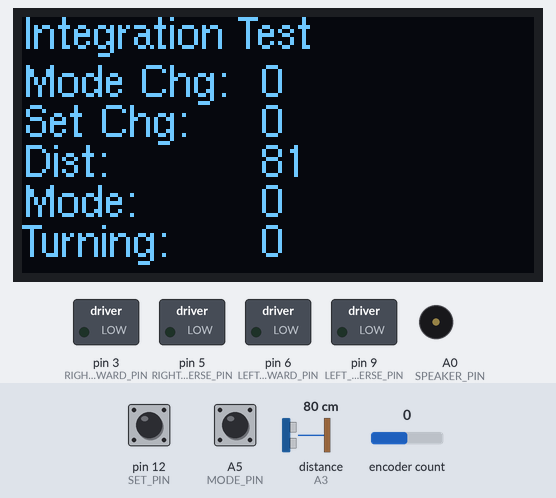
Recording of a sketch running on a simulated Arduino Nano, built with avr-gcc and run on an emulated ATmega328P. On the bench: 128×64 one-colour display, switched loads named in the sketch (green lamp = pin HIGH), buzzer (waves = sounding). The inputs (shaded band) are chosen by the test bench; at power-on: distance to the obstacle (sensor on A3) 80 cm, pin 12 (SET_PIN) HIGH, A5 (MODE_PIN) HIGH, encoder count 0. The echo pulse lasts 58.3 µs per cm.

Above: at 1.2 s.
1.3 s: distance to the obstacle (sensor on A3) set to 14 cm
At 2.3 s:
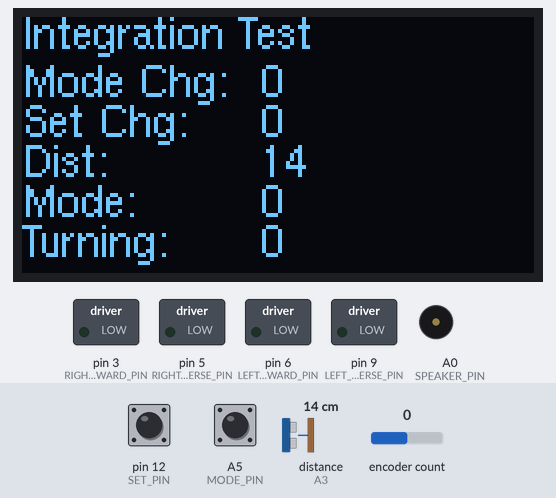
3.4 s: distance to the obstacle (sensor on A3) set to 11 cm
At 4.48 s:
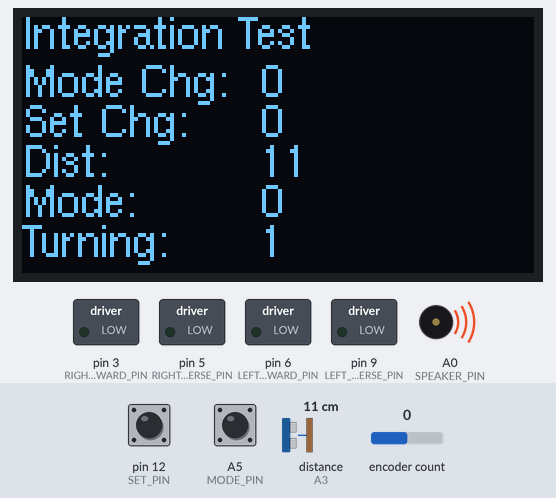
6.7 s: pin 12 (SET_PIN) pulled LOW for 1 s
At 8.44 s:
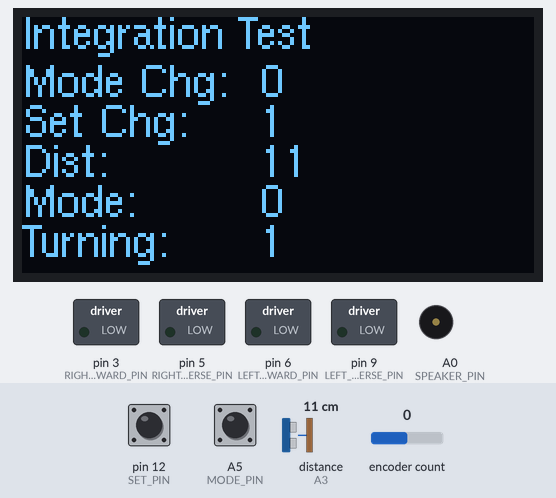
Timing chart, 0 to 14.3 s (numbered marks = the images above; inputs shaded):
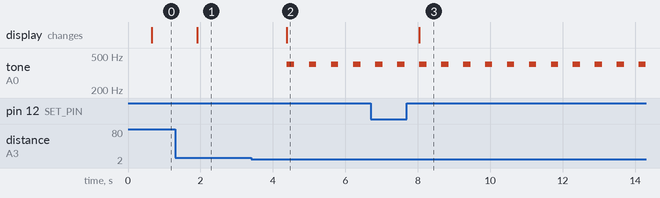

Measured:
- the behaviour switches between 13 and 12 cm on distance to the obstacle (sensor on A3) (found by bisection; images 1 and 2)
- after the input at 1.3 s, the display: changes after 0.61 s (image 1)
- after the input at 3.4 s, tone on A0 (SPEAKER_PIN): alternates 400 Hz for 0.20 s and silent for 0.41 s, starting after 0.99 s; the display: changes after 0.99 s (image 2)
- after the input at 6.7 s, the display: changes after 1.3 s (image 3)

The sketch:

_08-integration-test.ino
```cpp
/*
 * Use this test to verify that all the connections (except the moters) are working.
 * Verity Mode and Set buttons
 * Verify Encoder
 * Verify Ping sensor
 * Verify Speaker
 */
#include <Arduino.h>
//// https://github.com/olikraus/u8g2/wiki
#include <U8g2lib.h>
#include <SPI.h>
#include <NewPing.h>
#include <Encoder.h>
// https://github.com/thomasfredericks/Bounce2
#include <Bounce2.h>


// the mode is running or programming one of the parameters
#define MODE_BUTTON_PIN 2 // momentary push button tied to GNG (interrupt 0)
// when the select button goes low the value of the POT is copied to the variable
#define SELECT_BUTTON_PIN 3 // momentary push button from rotery encoder tied to GNG
// we use just one interrupt pin for good performance
#define ENC_A_PIN 2 // an interrupt pin
#define ENC_B_PIN 4 // not an interrupt pin

// motor pins - they must be on the PWM pins 3,5,6,9
#define RIGHT_FORWARD_PIN 3
#define RIGHT_REVERSE_PIN 5
#define LEFT_FORWARD_PIN 6
#define LEFT_REVERSE_PIN 9

// order on OLED - GND, VCC, SCL, SDA, RDS, DC, CS
#define SCL_PIN 13 // SCL clock - 3rd from bottom
#define SDA_PIN 11 // SDA, Data, MOSI - must be on pin 11 on the Nano
#define RDS_PIN 10 // reset
#define DC_PIN 7 // DC moved from pin 9 which is needed as a PWM pin
#define CS_PIN 8 // chip select top


// https://github.com/olikraus/u8g2/wiki/u8x8setupcpp#constructor-reference
// We are using the 128 byte 4W Hardware SPI with no rotation which only uses 27% of dynamic memory
U8G2_SSD1306_128X64_NONAME_1_4W_HW_SPI u8g2(U8G2_R0, CS_PIN, DC_PIN, RDS_PIN);

#define TRIGGER_PIN  A2  // Arduino pin tied to trigger pin on the ultrasonic sensor.
#define ECHO_PIN     A3  // Arduino pin tied to echo pin on the ultrasonic sensor.
#define MAX_DISTANCE 200 // Maximum distance we want to ping for (in centimeters). Maximum sensor distance is rated at 400-500cm.
NewPing sonar(TRIGGER_PIN, ECHO_PIN, MAX_DISTANCE); // NewPing setup of pins and maximum distance.

//   Good Performance: only the first pin has interrupt capability
Encoder myEnc(ENC_A_PIN, ENC_B_PIN);
#define ENC_A_PIN 2 // an interrupt pin
#define ENC_B_PIN 4 // not an interrupt pin
long oldPosition  = -999;

/* this is the mode of the robot
0 = running with faces
1 = set forward speed
2 = set turn distance
3 = set turn distance
4 = set turn speed
5 = debug mode
*/
byte mode = 0; // default mode on power up
byte mode_count = 6;

#define SET_PIN 12 // set the current encoder value to be the new variable
#define MODE_PIN A5 // change the programming mode - note that A6 and A7 don't have an INPUT_PULLUP
Bounce debouncer_set = Bounce();
Bounce debouncer_mode = Bounce();

// or piezo speaker
#define SPEAKER_PIN A0

// convert to CM
int turning_flag = 0;
int turn_threshold = 13; // move something within this distance of the ping sensor and you will turn on the sound
int forward_power_level = 180; // try a number from 100 to 255 for 4 AA batteries forard motors PWM on signal

int turn_delay = 500; // time to turn in milliseconds
int turn_power_level = 200; // power while turning


// 0 means no, 1 means yes
unsigned char change_mode_flag = 0;
unsigned char change_set_flag = 0;
unsigned int know_value = 0;

// this is the mode of the robot 0 = running, 1,2,3 are set modes
int counter; // main loop counter

void setup() {
  // Turn these pins on for PWM OUTPUT
  // you can use digitalWrite for testing if the PWM pins are not free
  pinMode(RIGHT_FORWARD_PIN, OUTPUT);
  pinMode(RIGHT_REVERSE_PIN, OUTPUT);
  pinMode(LEFT_FORWARD_PIN, OUTPUT);
  pinMode(LEFT_REVERSE_PIN, OUTPUT);
  // turn all the motors off
  analogWrite(RIGHT_FORWARD_PIN, 0);
  analogWrite(RIGHT_REVERSE_PIN, 0);
  analogWrite(LEFT_FORWARD_PIN, 0);
  analogWrite(LEFT_REVERSE_PIN, 0);
  // for debugging.  The output will appear on the serial monitor
  // To open the serial monitor, click the magnafing glass icon in the upper right corner

  u8g2.begin();
  // Set font to Helvetica regular 8 pixel font
  // For other options see https://github.com/olikraus/u8g2/wiki/fntlistall#8-pixel-height
  u8g2.setFont(u8g2_font_helvR08_tf);

  pinMode(SET_PIN, INPUT_PULLUP);
  pinMode(MODE_PIN, INPUT_PULLUP);
  debouncer_set.attach(SET_PIN, INPUT_PULLUP); // Attach the debouncer to a pin with INPUT_PULLUP mode
  debouncer_set.interval(25); // Use a debounce interval of 25 milliseconds

  debouncer_mode.attach(MODE_PIN, INPUT_PULLUP); // Attach the debouncer to a pin with INPUT_PULLUP mode
  debouncer_mode.interval(25); // Use a debounce interval of 25 milliseconds

  Serial.begin(9600);      // open the serial port at 9600 bps
}

void loop () {
  int dist_to_object = sonar.ping_cm();
  do {
    delay(33);
    dist_to_object = sonar.ping_cm();
  } while (dist_to_object == 0);

  if (dist_to_object < turn_threshold) // Oh no!  We are going to crash!  Let/s turn!
    turning_flag = 1;
    else turning_flag = 0;


  debouncer_set.update(); // Update the Bounce instance
  if ( debouncer_set.fell() ) change_set_flag = !change_set_flag;  // Call code if button transitions from HIGH (default) to LOW

  debouncer_mode.update();
  if ( debouncer_mode.fell() ) change_mode_flag = !change_mode_flag;  // Call code if button transitions from HIGH to LOW

  long newPosition = myEnc.read();
  newPosition = newPosition % 255;
  byte stop_value = newPosition/4;
  byte mode = stop_value % mode_count;

  u8g2.firstPage();
    do {
      u8g2.drawStr(0,8,"Integration Test");

      u8g2.drawStr(0,20,"Mode Chg:");
      u8g2.setCursor(60,20);
      u8g2.print(change_mode_flag);

      u8g2.drawStr(0,30,"Set Chg:");
      u8g2.setCursor(60,30);
      u8g2.print(change_set_flag);

      u8g2.drawStr(0,40,"Dist:");
      u8g2.setCursor(60,40);
      u8g2.print(dist_to_object);

      u8g2.drawStr(0,50,"Mode:");
      u8g2.setCursor(60,50);
      u8g2.print(mode);

      u8g2.drawStr(0,60,"Turning:");
      u8g2.setCursor(60,60);
      u8g2.print(turning_flag);

//      u8g2.setCursor(0,63);
//      u8g2.print(counter);
    } while ( u8g2.nextPage() );

    if (turning_flag)
      tone(SPEAKER_PIN, 400, 200);
//    counter++;
}
```
